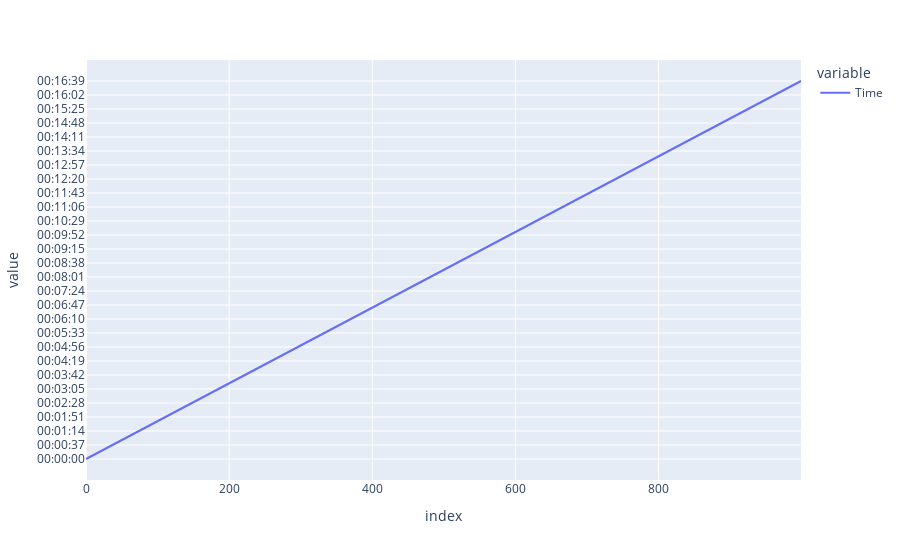

Notebook source saved alongside this figure:
### Code cell
fig_time = px.line(data['Time'].dt.time)
fig_time.show()

### Figure 1 — Plotly figure (JSON) as saved in the notebook; plotly's stock layout.template omitted (floating-point values rounded to 4 significant figures; data arrays with more than 128 entries replaced by an {"elided": "..."} marker saying what was removed)
{"data": [{"hovertemplate": "variable=Time<br>index=%{x}<br>value=%{y}<extra></extra>", "legendgroup": "Time", "line": {"color": "#636efa", "dash": "solid"}, "marker": {"symbol": "circle"}, "mode": "lines", "name": "Time", "orientation": "v", "showlegend": true, "type": "scatter", "x": {"elided": "1000 int values"}, "xaxis": "x", "y": {"elided": "1000 str values"}, "yaxis": "y"}], "layout": {"legend": {"title": {"text": "variable"}, "tracegroupgap": 0}, "margin": {"t": 60}, "xaxis": {"anchor": "y", "domain": [0, 1], "title": {"text": "index"}}, "yaxis": {"anchor": "x", "domain": [0, 1], "title": {"text": "value"}}}}
